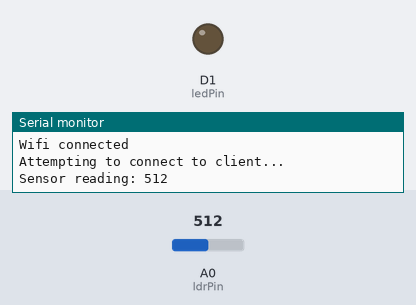
This sketch was run on a simulated ESP8266 (NodeMCU). Shown: output pins drawn as LEDs (lit = HIGH), the last lines printed to the serial monitor. The inputs (shaded band) are chosen by the test bench; at power-on: A0 (ldrPin) = 512. WiFi joins after 1.5 s; servers stay silent unless stated; no MQTT or app messages arrive unless stated.

Above: at 2.7 s.
2.8 s: A0 (ldrPin) set to 4
7.0 s: A0 (ldrPin) set to 1
At 7.8 s:
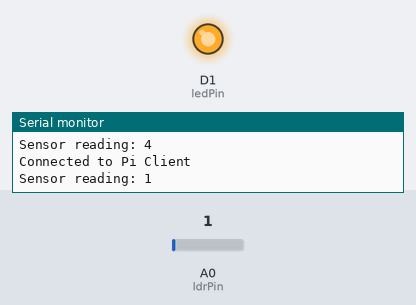
9.7 s: A0 (ldrPin) set to 122
At 12.2 s:
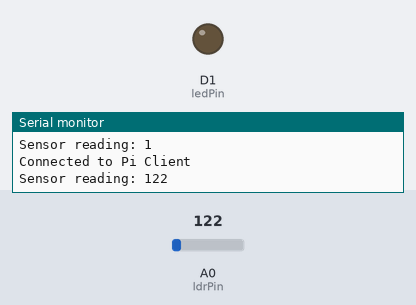
13.0 s: A0 (ldrPin) set to 0
At 15.0 s:
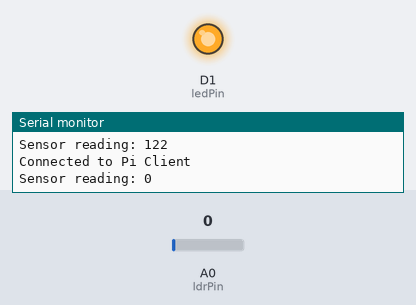
Timing chart, 0 to 16.5 s (numbered marks = the images above; inputs shaded):
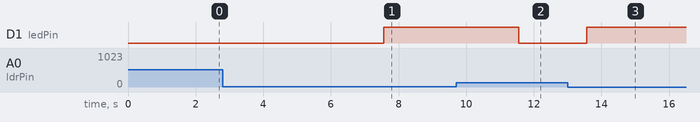

Measured:
- the behaviour switches between 3 and 2 on A0 (ldrPin) (found by bisection; images 0 and 1)
- after the input at 7.0 s, D1 (ledPin): LOW → HIGH after 0.56 s
- after the input at 9.7 s, D1 (ledPin): HIGH → LOW after 1.9 s
- after the input at 13.0 s, D1 (ledPin): LOW → HIGH after 0.56 s

The sketch:

codigobolinho.ino
```cpp
#include <ESP8266WiFi.h>
#include <PubSubClient.h>

const char* ssid = "Warpedro1";
const char* password = "guerra123";
const char* mqtt_server = "192.168.252.22";  // e.g., "192.168.0.100"

WiFiClient espClient;
PubSubClient client(espClient);

const int ledPin = D1;
const int ldrPin = A0;
int threshold = 3;  // Quanto de luz pra acender o let -> adjust as needed

void setup_wifi() {
  Serial.begin(9600);
  Serial.println("Serial Connected");
  WiFi.begin(ssid, password);
  while (WiFi.status() != WL_CONNECTED) {
    delay(500);
  }
  Serial.print("Wifi connected\n");

}

void reconnect() {
  while (!client.connected()) {
    client.connect("ESP8266Client");
  }
}

void setup() {
  pinMode(ledPin, OUTPUT);
  setup_wifi();
  client.setServer(mqtt_server, 1883);
}

void loop() {
  if (!client.connected()){
    Serial.println("Attempting to connect to client...");
    reconnect();
  }
  else {
    Serial.println("Connected to Pi Client");
  }
  client.loop();

  int ldrValue = analogRead(ldrPin);
  String payload = String(ldrValue);
  Serial.println("Sensor reading: " + payload);
  client.publish("sensor/light", payload.c_str());

  if (ldrValue < threshold) {
    digitalWrite(ledPin, HIGH);
    client.publish("sensor/led_state", "ON");
  } else {
    digitalWrite(ledPin, 0);
    client.publish("sensor/led_state", "OFF");
  }

  delay(2000);
}
```
